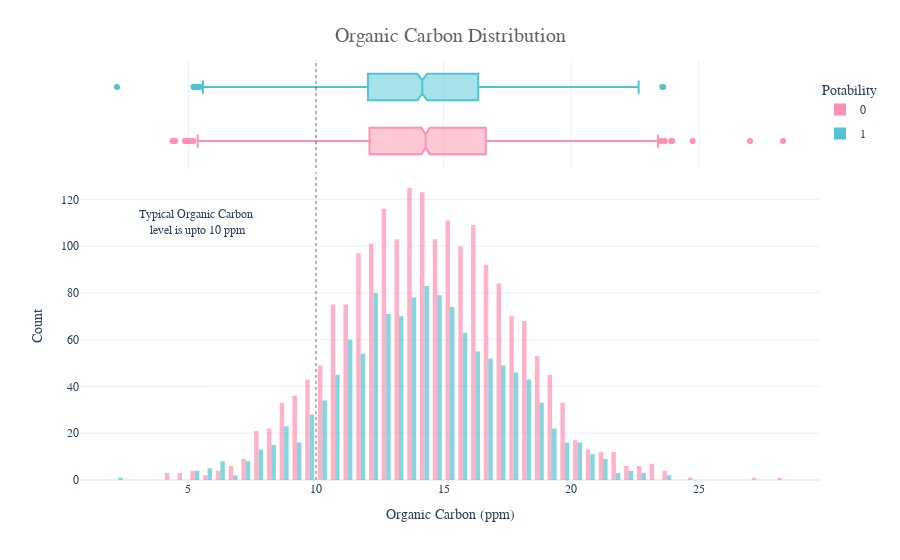

Notebook code cell kept with this figure:
### Markdown cell above
Organic Carbon: Organic contaminants (natural organic substances, insecticides, herbicides, and other agricultural chemicals) enter waterways in rainfall runoff. Domestic and industrial wastewaters also contribute organic contaminants in various amounts. As a result of accidental spills or leaks, industrial organic wastes may enter streams. Some of the contaminants may not be completely removed by treatment processes; therefore, they could become a problem for drinking water sources. It is important to know the organic content in a waterway.

### Code cell
fig = px.histogram(df,x='Organic_carbon',y=Counter(df['Organic_carbon']),color='Potability',template='plotly_white',
                  marginal='box',opacity=0.7,nbins=100,color_discrete_sequence=[colors_pink[3],colors_blue[3]],
                  barmode='group',histfunc='count')

fig.add_vline(x=10, line_width=1, line_color=colors_dark[1],line_dash='dot',opacity=0.7)

fig.add_annotation(text='Typical Organic Carbon<br> level is upto 10 ppm',x=5.3,y=110,showarrow=False)

fig.update_layout(
    font_family='monospace',
    title=dict(text='Organic Carbon Distribution',x=0.5,y=0.95,
               font=dict(color=colors_dark[2],size=20)),
    xaxis_title_text='Organic Carbon (ppm)',
    yaxis_title_text='Count',
    legend=dict(x=1,y=0.96,bordercolor=colors_dark[4],borderwidth=0,tracegroupgap=5),
    bargap=0.3,
)
fig.show()

### Figure 1 — Plotly figure (JSON) as saved in the notebook; plotly's stock layout.template omitted (floating-point values rounded to 4 significant figures; data arrays with more than 128 entries replaced by an {"elided": "..."} marker saying what was removed)
{"data": [{"alignmentgroup": "True", "bingroup": "x", "histfunc": "count", "hovertemplate": "Potability=0<br>Organic_carbon=%{x}<br>count=%{y}<extra></extra>", "legendgroup": "0", "marker": {"color": "#FF91AF", "opacity": 0.7, "pattern": {"shape": ""}}, "name": "0", "nbinsx": 100, "offsetgroup": "0", "orientation": "v", "showlegend": true, "type": "histogram", "x": {"elided": "1998 float values"}, "xaxis": "x", "y": {"elided": "1998 int values"}, "yaxis": "y"}, {"alignmentgroup": "True", "hovertemplate": "Potability=0<br>Organic_carbon=%{x}<extra></extra>", "legendgroup": "0", "marker": {"color": "#FF91AF"}, "name": "0", "notched": true, "offsetgroup": "0", "showlegend": false, "type": "box", "x": {"elided": "1998 float values"}, "xaxis": "x2", "yaxis": "y2"}, {"alignmentgroup": "True", "bingroup": "x", "histfunc": "count", "hovertemplate": "Potability=1<br>Organic_carbon=%{x}<br>count=%{y}<extra></extra>", "legendgroup": "1", "marker": {"color": "#51C4D3", "opacity": 0.7, "pattern": {"shape": ""}}, "name": "1", "nbinsx": 100, "offsetgroup": "1", "orientation": "v", "showlegend": true, "type": "histogram", "x": {"elided": "1278 float values"}, "xaxis": "x", "y": {"elided": "1278 int values"}, "yaxis": "y"}, {"alignmentgroup": "True", "hovertemplate": "Potability=1<br>Organic_carbon=%{x}<extra></extra>", "legendgroup": "1", "marker": {"color": "#51C4D3"}, "name": "1", "notched": true, "offsetgroup": "1", "showlegend": false, "type": "box", "x": {"elided": "1278 float values"}, "xaxis": "x2", "yaxis": "y2"}], "layout": {"annotations": [{"showarrow": false, "text": "Typical Organic Carbon<br> level is upto 10 ppm", "x": 5.3, "y": 110}], "bargap": 0.3, "barmode": "group", "font": {"family": "monospace"}, "legend": {"bordercolor": "#DADADA", "borderwidth": 0, "title": {"text": "Potability"}, "tracegroupgap": 5, "x": 1, "y": 0.96}, "margin": {"t": 60}, "shapes": [{"line": {"color": "#313131", "dash": "dot", "width": 1}, "opacity": 0.7, "type": "line", "x0": 10, "x1": 10, "xref": "x", "y0": 0, "y1": 1, "yref": "y domain"}, {"line": {"color": "#313131", "dash": "dot", "width": 1}, "opacity": 0.7, "type": "line", "x0": 10, "x1": 10, "xref": "x2", "y0": 0, "y1": 1, "yref": "y2 domain"}], "title": {"font": {"color": "#636363", "size": 20}, "text": "Organic Carbon Distribution", "x": 0.5, "y": 0.95}, "xaxis": {"anchor": "y", "domain": [0, 1], "title": {"text": "Organic Carbon (ppm)"}}, "xaxis2": {"anchor": "y2", "domain": [0, 1], "matches": "x", "showgrid": true, "showticklabels": false}, "yaxis": {"anchor": "x", "domain": [0, 0.7326], "title": {"text": "Count"}}, "yaxis2": {"anchor": "x2", "domain": [0.7426, 1], "matches": "y2", "showgrid": false, "showline": false, "showticklabels": false, "ticks": ""}}}
